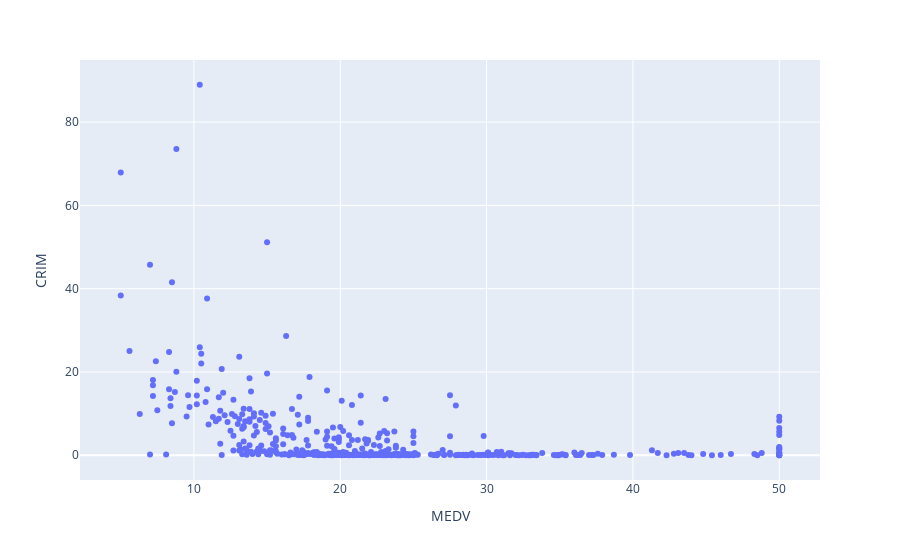

The notebook cell this image was saved under:
### Markdown cell above
#### Crime Rate Vs Median value of owner-occupied homes in $1000's [k dollars]

### Code cell
px.scatter(housing_df, x = "MEDV" , y = "CRIM")

### Figure 1 — Plotly figure (JSON) as saved in the notebook; plotly's stock layout.template omitted (floating-point values rounded to 4 significant figures; data arrays with more than 128 entries replaced by an {"elided": "..."} marker saying what was removed)
{"data": [{"hovertemplate": "MEDV=%{x}<br>CRIM=%{y}<extra></extra>", "legendgroup": "", "marker": {"color": "#636efa", "symbol": "circle"}, "mode": "markers", "name": "", "orientation": "v", "showlegend": false, "type": "scatter", "x": {"elided": "506 float values"}, "xaxis": "x", "y": {"elided": "506 float values"}, "yaxis": "y"}], "layout": {"legend": {"tracegroupgap": 0}, "margin": {"t": 60}, "xaxis": {"anchor": "y", "domain": [0, 1], "title": {"text": "MEDV"}}, "yaxis": {"anchor": "x", "domain": [0, 1], "title": {"text": "CRIM"}}}}
